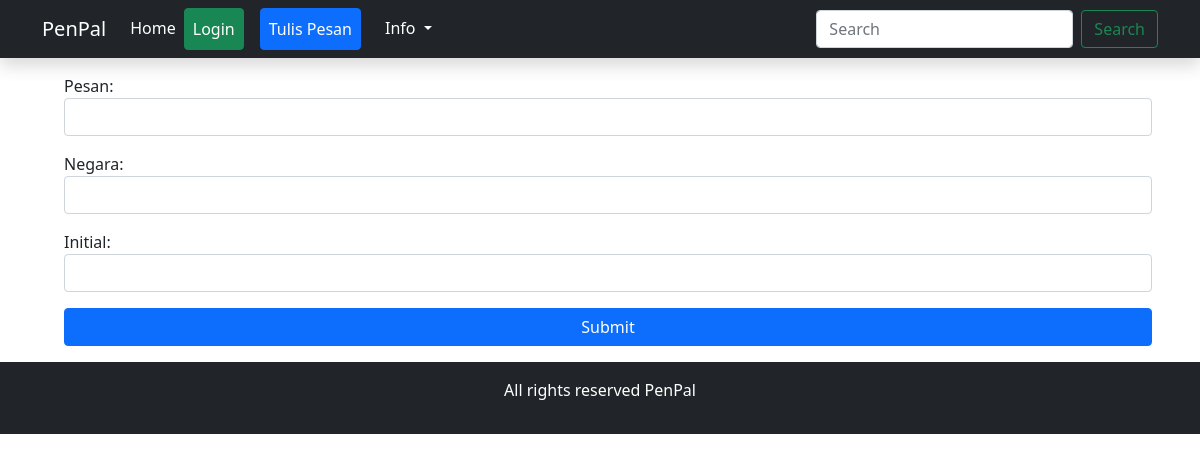
Before: / with the older database file.
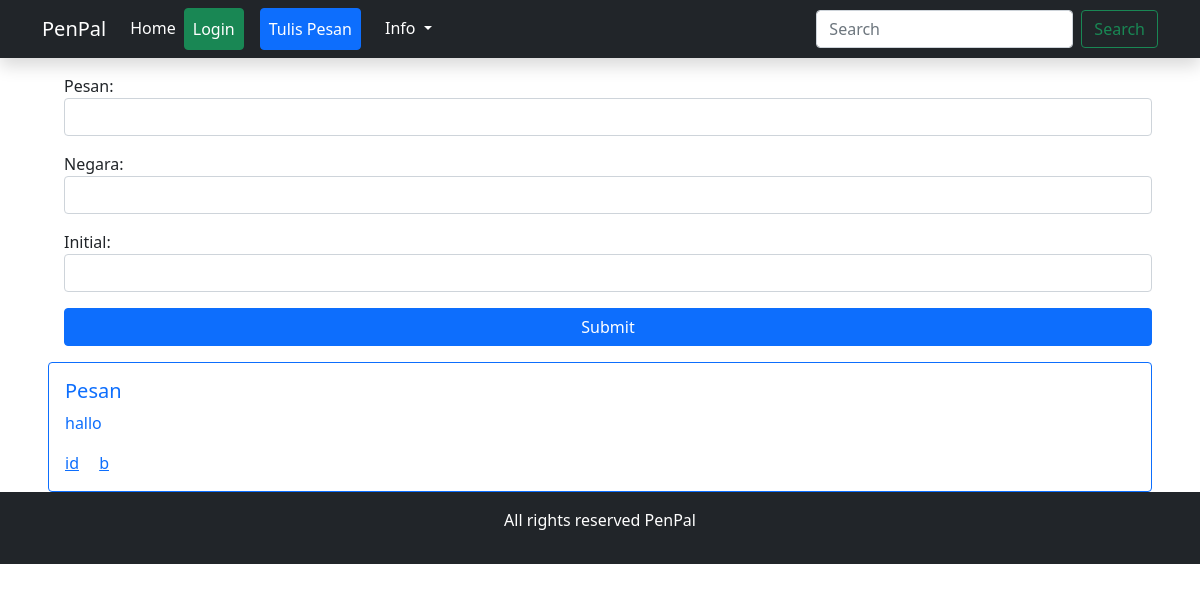
After: the same page with the newer database file.
### task/models.py (models this page shows)
class message(models.Model):
    pesan = models.TextField()
    negara = models.CharField(max_length=20)
    initial = models.CharField(max_length=10)

### task/views.py (the view)
# urls.py: 2. Add a URL to urlpatterns:  path('', views.home, name='home')
def home(request):
    if request.POST:
        message = request.POST['message']
        negara = request.POST['negara']
        initial = request.POST['initial']
        models.message.objects.create(
            pesan=message, negara=negara, initial=initial)
    data = models.message.objects.all()
    return render(request, 'task/home.html', {
        'data': data
    })

### task/templates/task/home.html (shortened to what this page needs)
{% extends "base.html" %}
{% block content %}
<section>
  <form action="" class="mt-3 mx-lg-5" method="post">
      <div class="ms-3 mb-3">
          <label for="">Pesan:</label>
          <input type="text" name="message" class="form-control">
      </div>
      <div class="ms-3 mb-3">
          <label for="">Negara:</label>
          <input type="text" name="negara" class="form-control">
      </div>
      <div class="ms-3 mb-3">
          <label for="">Initial:</label>
          <input type="text" name="initial" class="form-control">
      </div>
      <div class="ms-3 mb-3 d-grid gap-2">
          <button type="submit" class="btn btn-primary">Submit</button>
      </div>
  </form>
</section>
<section>
  {% for i in data %}
  <div class="card border-primary mt-3 mx-lg-5">
    <div class="card-body text-primary">
      <h5 class="card-title">Pesan</h5>
      <p class="card-text">{{i.pesan}}</p>
      <a href="#" class="card-link">{{i.negara}}</a>
      <a href="#" class="card-link">{{i.initial}}</a>
    </div>
  </div>
  {% endfor %}
</section>
{% endblock %}

### task/templates/base.html (shortened to what this page needs)
<!doctype html>
<html lang="en">
  <head>
    <link href="https://cdn.jsdelivr.net/npm/bootstrap@5.1.3/dist/css/bootstrap.min.css" rel="stylesheet">
  </head>
  <body>
    <nav class="navbar navbar-expand-lg navbar-light bg-dark shadow">
        <div class="container">
          <a class="navbar-brand text-white" href="#">PenPal</a>
          <div class="collapse navbar-collapse" id="navbarSupportedContent">
            <ul class="navbar-nav me-auto mb-2 mb-lg-0">
              <li class="nav-item active">
                <a class="nav-link text-white" href="/">
                            Home<a>
              </li>
              <li class="nav-item active me-3">
                <a class="nav-link btn btn-success text-white" href="{% url 'login' %}">
                    Login</a>
              </li>
              <li class="nav-item active me-3">
                <a class="nav-link btn btn-primary text-white" href="{% url 'home' %}">
                    Tulis Pesan</a>
              </li>
              <li class="nav-item dropdown">
                <a class="nav-link dropdown-toggle text-white" href="#" id="navbarDropdown" role="button" data-bs-toggle="dropdown" aria-expanded="false">
                  Info
                </a>
              </li>
            </ul>
            <form class="d-flex">
              <input class="form-control me-2" typse="search" placeholder="Search" aria-label="Search">
              <button class="btn btn-outline-success" type="submit">Search</button>
            </form>
          </div>
        </div>
      </nav>
    {% block content %}
    {% endblock %}
    <footer class="bg-dark p-3 mt-05">
        <p class="text-center text-white">All rights reserved PenPal </p>
    </footer>
  </body>
</html>

Changed rows visible on the page:
added message: pesan "hallo", negara "id", initial "b"
